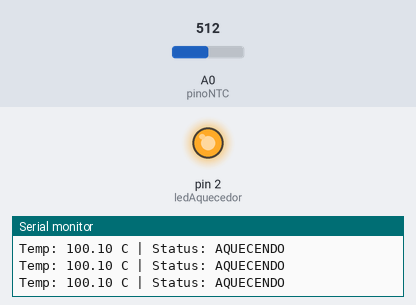
This sketch was run on a simulated Arduino Uno, built with avr-gcc and run on an emulated ATmega328P. Parts: output pins drawn as LEDs (lit = HIGH), the last lines printed to the serial monitor. The test bench sets the inputs (shaded band); at power-on: A0 (pinoNTC) = 512.

Above: at 1.3 s.
1.4 s: A0 (pinoNTC) set to 808
2.9 s: A0 (pinoNTC) set to 832
At 4.1 s:
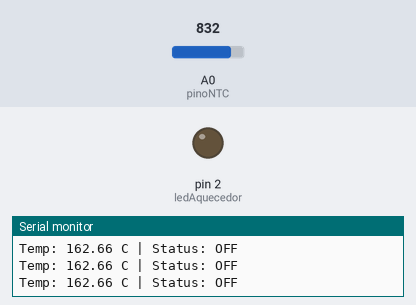
4.5 s: A0 (pinoNTC) set to 775
6.0 s: A0 (pinoNTC) set to 751
At 6.6 s:
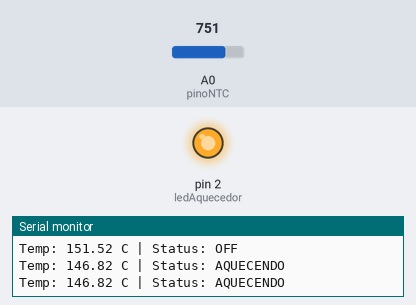
7.5 s: A0 (pinoNTC) set to 900
At 7.8 s:
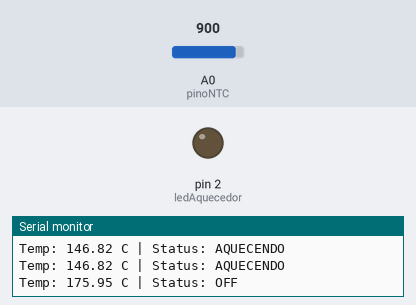
Timing chart, 0 to 10.0 s (numbered marks = the images above; inputs shaded):
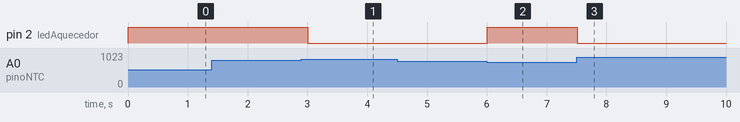

Measured:
- the behaviour switches between 818 and 819 on A0 (pinoNTC) (found by bisection; images 0 and 1)
- the behaviour switches between 768 and 767 on A0 (pinoNTC) (found by bisection; images 1 and 2)
- after the input at 2.9 s, pin 2 (ledAquecedor): HIGH → LOW after 0.11 s
- after the input at 6.0 s, pin 2 (ledAquecedor): LOW → HIGH at once
- after the input at 7.5 s, pin 2 (ledAquecedor): HIGH → LOW at once

The sketch:

Ex23.ino
```cpp
const int pinoNTC = A0;
const int ledAquecedor = 2;
const float LIMITE_SUPERIOR = 160.0;
const float LIMITE_INFERIOR = 150.0;


bool aquecendo = false;

void setup() {
  pinMode(ledAquecedor, OUTPUT);
  Serial.begin(9600);
}

void loop() {

  int leitura = analogRead(pinoNTC);
  float temperatura = (leitura * 200.0) / 1023.0;


  if (temperatura < LIMITE_INFERIOR) {

    aquecendo = true;
  }
  else if (temperatura > LIMITE_SUPERIOR) {

    aquecendo = false;
  }
  digitalWrite(ledAquecedor, aquecendo ? HIGH : LOW);
  Serial.print("Temp: ");
  Serial.print(temperatura);
  Serial.print(" C | Status: ");
  Serial.println(aquecendo ? "AQUECENDO" : "OFF");

  delay(500);

}
```
